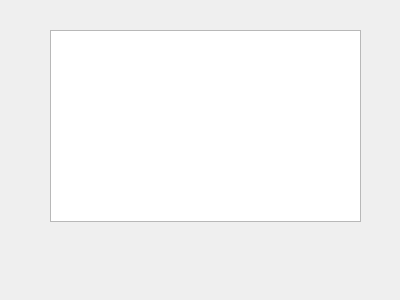
<?xml version="1.0" encoding="UTF-8"?>
<ui version="4.0">
 <class>Server</class>
 <widget class="QDialog" name="Server">
  <property name="geometry">
   <rect>
    <x>0</x>
    <y>0</y>
    <width>400</width>
    <height>300</height>
   </rect>
  </property>
  <property name="windowTitle">
   <string>Dialog</string>
  </property>
  <widget class="QTextBrowser" name="textBrowser">
   <property name="geometry">
    <rect>
     <x>50</x>
     <y>30</y>
     <width>311</width>
     <height>192</height>
    </rect>
   </property>
  </widget>
 </widget>
 <resources/>
 <connections/>
</ui>
